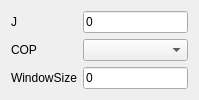
<?xml version="1.0" encoding="UTF-8"?>
<ui version="4.0">
 <class>SynWidget</class>
 <widget class="QWidget" name="SynWidget">
  <property name="geometry">
   <rect>
    <x>0</x>
    <y>0</y>
    <width>199</width>
    <height>96</height>
   </rect>
  </property>
  <property name="windowTitle">
   <string>Form</string>
  </property>
  <layout class="QFormLayout" name="formLayout">
   <item row="0" column="0">
    <widget class="QLabel" name="label">
     <property name="text">
      <string>J</string>
     </property>
    </widget>
   </item>
   <item row="1" column="0">
    <widget class="QLabel" name="label_2">
     <property name="text">
      <string>COP</string>
     </property>
    </widget>
   </item>
   <item row="1" column="1">
    <widget class="QComboBox" name="cbCop"/>
   </item>
   <item row="2" column="0">
    <widget class="QLabel" name="label_3">
     <property name="text">
      <string>WindowSize</string>
     </property>
    </widget>
   </item>
   <item row="0" column="1">
    <widget class="QLineEdit" name="leJ">
     <property name="text">
      <string>0</string>
     </property>
    </widget>
   </item>
   <item row="2" column="1">
    <widget class="QLineEdit" name="leWindowSize">
     <property name="text">
      <string>0</string>
     </property>
    </widget>
   </item>
  </layout>
 </widget>
 <resources/>
 <connections/>
</ui>
